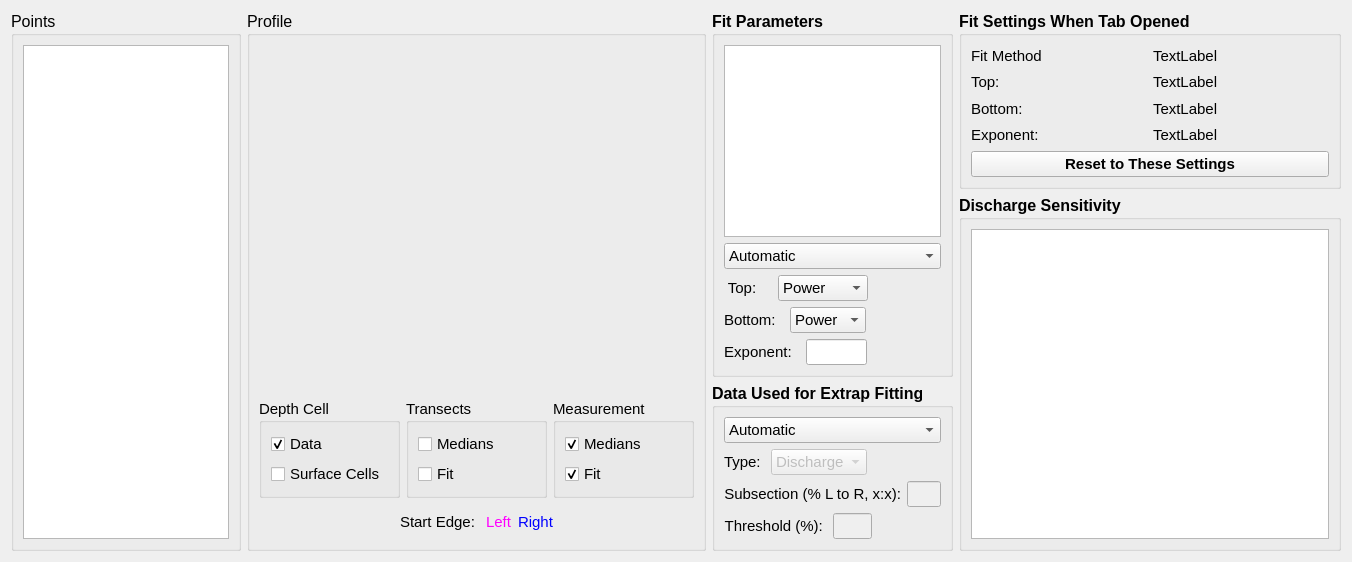
          <widget class="QWidget" name="tab_extrap_2_data">
           <attribute name="title">
            <string>Data</string>
           </attribute>
           <layout class="QHBoxLayout" name="horizontalLayout_26" stretch="3,6,2,5">
            <item>
             <widget class="QGroupBox" name="gp_points">
              <property name="font">
               <font>
                <pointsize>12</pointsize>
                <weight>50</weight>
                <bold>false</bold>
               </font>
              </property>
              <property name="title">
               <string>Points</string>
              </property>
              <layout class="QVBoxLayout" name="verticalLayout_44">
               <item>
                <widget class="QTableWidget" name="table_extrap_n_points">
                 <property name="font">
                  <font>
                   <pointsize>10</pointsize>
                   <weight>50</weight>
                   <bold>false</bold>
                  </font>
                 </property>
                </widget>
               </item>
              </layout>
             </widget>
            </item>
            <item>
             <widget class="QGroupBox" name="gb_profile">
              <property name="font">
               <font>
                <pointsize>12</pointsize>
                <weight>50</weight>
                <bold>false</bold>
               </font>
              </property>
              <property name="title">
               <string>Profile</string>
              </property>
              <layout class="QVBoxLayout" name="verticalLayout_57" stretch="10,2,1">
               <item>
                <widget class="QWidget" name="graph_extrap" native="true"/>
               </item>
               <item>
                <layout class="QHBoxLayout" name="horizontalLayout_56">
                 <item>
                  <widget class="QGroupBox" name="gb_depth_cell">
                   <property name="font">
                    <font>
                     <pointsize>11</pointsize>
                     <weight>50</weight>
                     <bold>false</bold>
                    </font>
                   </property>
                   <property name="title">
                    <string>Depth Cell</string>
                   </property>
                   <layout class="QVBoxLayout" name="verticalLayout_45">
                    <item>
                     <widget class="QCheckBox" name="cb_extrap_data">
                      <property name="font">
                       <font>
                        <pointsize>11</pointsize>
                        <weight>50</weight>
                        <bold>false</bold>
                       </font>
                      </property>
                      <property name="text">
                       <string>Data</string>
                      </property>
                      <property name="checked">
                       <bool>true</bool>
                      </property>
                     </widget>
                    </item>
                    <item>
                     <widget class="QCheckBox" name="cb_extrap_surface">
                      <property name="font">
                       <font>
                        <pointsize>11</pointsize>
                        <weight>50</weight>
                        <bold>false</bold>
                       </font>
                      </property>
                      <property name="text">
                       <string>Surface Cells</string>
                      </property>
                     </widget>
                    </item>
                   </layout>
                  </widget>
                 </item>
                 <item>
                  <widget class="QGroupBox" name="gb_transects">
                   <property name="font">
                    <font>
                     <pointsize>11</pointsize>
                     <weight>50</weight>
                     <bold>false</bold>
                    </font>
                   </property>
                   <property name="title">
                    <string>Transects</string>
                   </property>
                   <layout class="QVBoxLayout" name="verticalLayout_46">
                    <item>
                     <widget class="QCheckBox" name="cb_extrap_trans_medians">
                      <property name="font">
                       <font>
                        <pointsize>11</pointsize>
                        <weight>50</weight>
                        <bold>false</bold>
                       </font>
                      </property>
                      <property name="text">
                       <string>Medians</string>
                      </property>
                     </widget>
                    </item>
                    <item>
                     <widget class="QCheckBox" name="cb_extrap_trans_fit">
                      <property name="font">
                       <font>
                        <pointsize>11</pointsize>
                        <weight>50</weight>
                        <bold>false</bold>
                       </font>
                      </property>
                      <property name="text">
                       <string>Fit</string>
                      </property>
                     </widget>
                    </item>
                   </layout>
                  </widget>
                 </item>
                 <item>
                  <widget class="QGroupBox" name="gb_measurement">
                   <property name="font">
                    <font>
                     <pointsize>11</pointsize>
                     <weight>50</weight>
                     <bold>false</bold>
                    </font>
                   </property>
                   <property name="title">
                    <string>Measurement</string>
                   </property>
                   <layout class="QVBoxLayout" name="verticalLayout_47">
                    <item>
                     <widget class="QCheckBox" name="cb_extrap_meas_medians">
                      <property name="font">
                       <font>
                        <pointsize>11</pointsize>
                        <weight>50</weight>
                        <bold>false</bold>
                       </font>
                      </property>
                      <property name="text">
                       <string>Medians</string>
                      </property>
                      <property name="checked">
                       <bool>true</bool>
                      </property>
                     </widget>
                    </item>
                    <item>
                     <widget class="QCheckBox" name="cb_extrap_meas_fit">
                      <property name="font">
                       <font>
                        <pointsize>11</pointsize>
                        <weight>50</weight>
                        <bold>false</bold>
                       </font>
                      </property>
                      <property name="text">
                       <string>Fit</string>
                      </property>
                      <property name="checked">
                       <bool>true</bool>
                      </property>
                     </widget>
                    </item>
                   </layout>
                  </widget>
                 </item>
                </layout>
               </item>
               <item>
                <layout class="QHBoxLayout" name="horizontalLayout_57">
                 <item>
                  <spacer name="horizontalSpacer_16">
                   <property name="orientation">
                    <enum>Qt::Horizontal</enum>
                   </property>
                   <property name="sizeHint" stdset="0">
                    <size>
                     <width>40</width>
                     <height>20</height>
                    </size>
                   </property>
                  </spacer>
                 </item>
                 <item>
                  <widget class="QLabel" name="txt_start">
                   <property name="font">
                    <font>
                     <pointsize>11</pointsize>
                    </font>
                   </property>
                   <property name="text">
                    <string>Start Edge: </string>
                   </property>
                  </widget>
                 </item>
                 <item>
                  <widget class="QLabel" name="txt_left">
                   <property name="palette">
                    <palette>
                     <active>
                      <colorrole role="WindowText">
                       <brush brushstyle="SolidPattern">
                        <color alpha="255">
                         <red>255</red>
                         <green>0</green>
                         <blue>255</blue>
                        </color>
                       </brush>
                      </colorrole>
                     </active>
                     <inactive>
                      <colorrole role="WindowText">
                       <brush brushstyle="SolidPattern">
                        <color alpha="255">
                         <red>255</red>
                         <green>0</green>
                         <blue>255</blue>
                        </color>
                       </brush>
                      </colorrole>
                     </inactive>
                     <disabled>
                      <colorrole role="WindowText">
                       <brush brushstyle="SolidPattern">
                        <color alpha="255">
                         <red>120</red>
                         <green>120</green>
                         <blue>120</blue>
                        </color>
                       </brush>
                      </colorrole>
                     </disabled>
                    </palette>
                   </property>
                   <property name="font">
                    <font>
                     <pointsize>11</pointsize>
                    </font>
                   </property>
                   <property name="text">
                    <string>Left</string>
                   </property>
                  </widget>
                 </item>
                 <item>
                  <widget class="QLabel" name="txt_right">
                   <property name="palette">
                    <palette>
                     <active>
                      <colorrole role="WindowText">
                       <brush brushstyle="SolidPattern">
                        <color alpha="255">
                         <red>0</red>
                         <green>0</green>
                         <blue>255</blue>
                        </color>
                       </brush>
                      </colorrole>
                     </active>
                     <inactive>
                      <colorrole role="WindowText">
                       <brush brushstyle="SolidPattern">
                        <color alpha="255">
                         <red>0</red>
                         <green>0</green>
                         <blue>255</blue>
                        </color>
                       </brush>
                      </colorrole>
                     </inactive>
                     <disabled>
                      <colorrole role="WindowText">
                       <brush brushstyle="SolidPattern">
                        <color alpha="255">
                         <red>120</red>
                         <green>120</green>
                         <blue>120</blue>
                        </color>
                       </brush>
                      </colorrole>
                     </disabled>
                    </palette>
                   </property>
                   <property name="font">
                    <font>
                     <pointsize>11</pointsize>
                    </font>
                   </property>
                   <property name="text">
                    <string>Right</string>
                   </property>
                  </widget>
                 </item>
                 <item>
                  <spacer name="horizontalSpacer_17">
                   <property name="orientation">
                    <enum>Qt::Horizontal</enum>
                   </property>
                   <property name="sizeHint" stdset="0">
                    <size>
                     <width>40</width>
                     <height>20</height>
                    </size>
                   </property>
                  </spacer>
                 </item>
                </layout>
               </item>
              </layout>
             </widget>
            </item>
            <item>
             <layout class="QVBoxLayout" name="verticalLayout_64" stretch="3,1">
              <item>
               <widget class="QGroupBox" name="gb_fit">
                <property name="font">
                 <font>
                  <pointsize>12</pointsize>
                  <weight>75</weight>
                  <bold>true</bold>
                 </font>
                </property>
                <property name="title">
                 <string>Fit Parameters</string>
                </property>
                <layout class="QVBoxLayout" name="verticalLayout_43">
                 <item>
                  <widget class="QTableWidget" name="table_extrap_fit">
                   <property name="font">
                    <font>
                     <pointsize>10</pointsize>
                     <weight>75</weight>
                     <bold>true</bold>
                    </font>
                   </property>
                  </widget>
                 </item>
                 <item>
                  <widget class="QComboBox" name="combo_extrap_fit">
                   <property name="font">
                    <font>
                     <pointsize>11</pointsize>
                     <weight>50</weight>
                     <bold>false</bold>
                    </font>
                   </property>
                   <item>
                    <property name="text">
                     <string>Automatic</string>
                    </property>
                   </item>
                   <item>
                    <property name="text">
                     <string>Manual</string>
                    </property>
                   </item>
                  </widget>
                 </item>
                 <item>
                  <layout class="QHBoxLayout" name="horizontalLayout_38" stretch="4,4,6">
                   <item>
                    <widget class="QLabel" name="txt_top">
                     <property name="font">
                      <font>
                       <pointsize>11</pointsize>
                       <weight>50</weight>
                       <bold>false</bold>
                      </font>
                     </property>
                     <property name="text">
                      <string> Top:  </string>
                     </property>
                     <property name="alignment">
                      <set>Qt::AlignLeading|Qt::AlignLeft|Qt::AlignVCenter</set>
                     </property>
                    </widget>
                   </item>
                   <item>
                    <widget class="QComboBox" name="combo_extrap_top">
                     <property name="font">
                      <font>
                       <pointsize>11</pointsize>
                       <weight>50</weight>
                       <bold>false</bold>
                      </font>
                     </property>
                     <item>
                      <property name="text">
                       <string>Power</string>
                      </property>
                     </item>
                     <item>
                      <property name="text">
                       <string>Constant</string>
                      </property>
                     </item>
                     <item>
                      <property name="text">
                       <string>3-Point</string>
                      </property>
                     </item>
                    </widget>
                   </item>
                   <item>
                    <spacer name="horizontalSpacer_7">
                     <property name="orientation">
                      <enum>Qt::Horizontal</enum>
                     </property>
                     <property name="sizeHint" stdset="0">
                      <size>
                       <width>40</width>
                       <height>20</height>
                      </size>
                     </property>
                    </spacer>
                   </item>
                  </layout>
                 </item>
                 <item>
                  <layout class="QHBoxLayout" name="horizontalLayout_39" stretch="4,5,6">
                   <item>
                    <widget class="QLabel" name="txt_bottom">
                     <property name="font">
                      <font>
                       <pointsize>11</pointsize>
                       <weight>50</weight>
                       <bold>false</bold>
                      </font>
                     </property>
                     <property name="text">
                      <string>Bottom:  </string>
                     </property>
                     <property name="alignment">
                      <set>Qt::AlignLeading|Qt::AlignLeft|Qt::AlignVCenter</set>
                     </property>
                    </widget>
                   </item>
                   <item>
                    <widget class="QComboBox" name="combo_extrap_bottom">
                     <property name="font">
                      <font>
                       <pointsize>11</pointsize>
                       <weight>50</weight>
                       <bold>false</bold>
                      </font>
                     </property>
                     <item>
                      <property name="text">
                       <string>Power</string>
                      </property>
                     </item>
                     <item>
                      <property name="text">
                       <string>No Slip</string>
                      </property>
                     </item>
                    </widget>
                   </item>
                   <item>
                    <spacer name="horizontalSpacer_8">
                     <property name="orientation">
                      <enum>Qt::Horizontal</enum>
                     </property>
                     <property name="sizeHint" stdset="0">
                      <size>
                       <width>40</width>
                       <height>20</height>
                      </size>
                     </property>
                    </spacer>
                   </item>
                  </layout>
                 </item>
                 <item>
                  <layout class="QHBoxLayout" name="horizontalLayout_40" stretch="4,5,6">
                   <item>
                    <widget class="QLabel" name="txt_exponent">
                     <property name="font">
                      <font>
                       <pointsize>11</pointsize>
                       <weight>50</weight>
                       <bold>false</bold>
                      </font>
                     </property>
                     <property name="text">
                      <string>Exponent:  </string>
                     </property>
                     <property name="alignment">
                      <set>Qt::AlignRight|Qt::AlignTrailing|Qt::AlignVCenter</set>
                     </property>
                    </widget>
                   </item>
                   <item>
                    <widget class="QLineEdit" name="ed_extrap_exponent">
                     <property name="font">
                      <font>
                       <pointsize>11</pointsize>
                       <weight>50</weight>
                       <bold>false</bold>
                      </font>
                     </property>
                    </widget>
                   </item>
                   <item>
                    <spacer name="horizontalSpacer_9">
                     <property name="orientation">
                      <enum>Qt::Horizontal</enum>
                     </property>
                     <property name="sizeHint" stdset="0">
                      <size>
                       <width>40</width>
                       <height>20</height>
                      </size>
                     </property>
                    </spacer>
                   </item>
                  </layout>
                 </item>
                </layout>
               </widget>
              </item>
              <item>
               <widget class="QGroupBox" name="gb_data">
                <property name="font">
                 <font>
                  <pointsize>12</pointsize>
                  <weight>75</weight>
                  <bold>true</bold>
                 </font>
                </property>
                <property name="title">
                 <string>Data Used for Extrap Fitting</string>
                </property>
                <layout class="QVBoxLayout" name="verticalLayout_63">
                 <item>
                  <widget class="QComboBox" name="combo_extrap_data">
                   <property name="font">
                    <font>
                     <pointsize>11</pointsize>
                     <weight>50</weight>
                     <bold>false</bold>
                    </font>
                   </property>
                   <item>
                    <property name="text">
                     <string>Automatic</string>
                    </property>
                   </item>
                   <item>
                    <property name="text">
                     <string>Manual</string>
                    </property>
                   </item>
                  </widget>
                 </item>
                 <item>
                  <layout class="QHBoxLayout" name="horizontalLayout_55" stretch="3,3,6">
                   <item>
                    <widget class="QLabel" name="label_3">
                     <property name="font">
                      <font>
                       <pointsize>11</pointsize>
                       <weight>50</weight>
                       <bold>false</bold>
                      </font>
                     </property>
                     <property name="text">
                      <string>Type: </string>
                     </property>
                     <property name="alignment">
                      <set>Qt::AlignLeading|Qt::AlignLeft|Qt::AlignVCenter</set>
                     </property>
                    </widget>
                   </item>
                   <item>
                    <widget class="QComboBox" name="combo_extrap_type">
                     <property name="enabled">
                      <bool>false</bool>
                     </property>
                     <property name="font">
                      <font>
                       <pointsize>11</pointsize>
                       <weight>50</weight>
                       <bold>false</bold>
                      </font>
                     </property>
                     <item>
                      <property name="text">
                       <string>Discharge</string>
                      </property>
                     </item>
                     <item>
                      <property name="text">
                       <string>Velocity</string>
                      </property>
                     </item>
                    </widget>
                   </item>
                   <item>
                    <spacer name="horizontalSpacer_15">
                     <property name="orientation">
                      <enum>Qt::Horizontal</enum>
                     </property>
                     <property name="sizeHint" stdset="0">
                      <size>
                       <width>40</width>
                       <height>20</height>
                      </size>
                     </property>
                    </spacer>
                   </item>
                  </layout>
                 </item>
                 <item>
                  <layout class="QHBoxLayout" name="horizontalLayout_54" stretch="2,1">
                   <item>
                    <widget class="QLabel" name="txt_extrap_subsection">
                     <property name="font">
                      <font>
                       <pointsize>11</pointsize>
                       <weight>50</weight>
                       <bold>false</bold>
                      </font>
                     </property>
                     <property name="text">
                      <string>Subsection (% L to R, x:x):</string>
                     </property>
                     <property name="alignment">
                      <set>Qt::AlignRight|Qt::AlignTrailing|Qt::AlignVCenter</set>
                     </property>
                    </widget>
                   </item>
                   <item>
                    <widget class="QLineEdit" name="ed_extrap_subsection">
                     <property name="enabled">
                      <bool>false</bool>
                     </property>
                     <property name="font">
                      <font>
                       <pointsize>11</pointsize>
                       <weight>50</weight>
                       <bold>false</bold>
                      </font>
                     </property>
                    </widget>
                   </item>
                  </layout>
                 </item>
                 <item>
                  <layout class="QHBoxLayout" name="horizontalLayout_41" stretch="5,4,7">
                   <item>
                    <widget class="QLabel" name="text_extrap_threshold">
                     <property name="font">
                      <font>
                       <pointsize>11</pointsize>
                       <weight>50</weight>
                       <bold>false</bold>
                      </font>
                     </property>
                     <property name="text">
                      <string>Threshold (%): </string>
                     </property>
                     <property name="alignment">
                      <set>Qt::AlignRight|Qt::AlignTrailing|Qt::AlignVCenter</set>
                     </property>
                    </widget>
                   </item>
                   <item>
                    <widget class="QLineEdit" name="ed_extrap_threshold">
                     <property name="enabled">
                      <bool>false</bool>
                     </property>
                     <property name="font">
                      <font>
                       <pointsize>11</pointsize>
                       <weight>50</weight>
                       <bold>false</bold>
                      </font>
                     </property>
                    </widget>
                   </item>
                   <item>
                    <spacer name="horizontalSpacer_11">
                     <property name="orientation">
                      <enum>Qt::Horizontal</enum>
                     </property>
                     <property name="sizeHint" stdset="0">
                      <size>
                       <width>40</width>
                       <height>20</height>
                      </size>
                     </property>
                    </spacer>
                   </item>
                  </layout>
                 </item>
                </layout>
               </widget>
              </item>
             </layout>
            </item>
            <item>
             <layout class="QVBoxLayout" name="verticalLayout_33" stretch="2,4">
              <item>
               <widget class="QGroupBox" name="gb_previous">
                <property name="font">
                 <font>
                  <pointsize>12</pointsize>
                  <weight>75</weight>
                  <bold>true</bold>
                 </font>
                </property>
                <property name="title">
                 <string>Fit Settings When Tab Opened</string>
                </property>
                <layout class="QVBoxLayout" name="verticalLayout_61">
                 <item>
                  <layout class="QGridLayout" name="gridLayout_32">
                   <item row="0" column="0">
                    <widget class="QLabel" name="txt_p_fit">
                     <property name="font">
                      <font>
                       <pointsize>11</pointsize>
                       <weight>50</weight>
                       <bold>false</bold>
                      </font>
                     </property>
                     <property name="text">
                      <string>Fit Method</string>
                     </property>
                    </widget>
                   </item>
                   <item row="0" column="1">
                    <widget class="QLabel" name="txt_extrap_p_fit">
                     <property name="font">
                      <font>
                       <pointsize>11</pointsize>
                       <weight>50</weight>
                       <bold>false</bold>
                      </font>
                     </property>
                     <property name="text">
                      <string>TextLabel</string>
                     </property>
                    </widget>
                   </item>
                   <item row="1" column="0">
                    <widget class="QLabel" name="txt_p_top">
                     <property name="font">
                      <font>
                       <pointsize>11</pointsize>
                       <weight>50</weight>
                       <bold>false</bold>
                      </font>
                     </property>
                     <property name="text">
                      <string>Top:</string>
                     </property>
                    </widget>
                   </item>
                   <item row="1" column="1">
                    <widget class="QLabel" name="txt_extrap_p_top">
                     <property name="font">
                      <font>
                       <pointsize>11</pointsize>
                       <weight>50</weight>
                       <bold>false</bold>
                      </font>
                     </property>
                     <property name="text">
                      <string>TextLabel</string>
                     </property>
                    </widget>
                   </item>
                   <item row="2" column="0">
                    <widget class="QLabel" name="txt_p_bottom">
                     <property name="font">
                      <font>
                       <pointsize>11</pointsize>
                       <weight>50</weight>
                       <bold>false</bold>
                      </font>
                     </property>
                     <property name="text">
                      <string>Bottom:</string>
                     </property>
                    </widget>
                   </item>
                   <item row="2" column="1">
                    <widget class="QLabel" name="txt_extrap_p_bottom">
                     <property name="font">
                      <font>
                       <pointsize>11</pointsize>
                       <weight>50</weight>
                       <bold>false</bold>
                      </font>
                     </property>
                     <property name="text">
                      <string>TextLabel</string>
                     </property>
                    </widget>
                   </item>
                   <item row="3" column="0">
                    <widget class="QLabel" name="txt_p_exponent">
                     <property name="font">
                      <font>
                       <pointsize>11</pointsize>
                       <weight>50</weight>
                       <bold>false</bold>
                      </font>
                     </property>
                     <property name="text">
                      <string>Exponent:</string>
                     </property>
                    </widget>
                   </item>
                   <item row="3" column="1">
                    <widget class="QLabel" name="txt_extrap_p_exponent">
                     <property name="font">
                      <font>
                       <pointsize>11</pointsize>
                       <weight>50</weight>
                       <bold>false</bold>
                      </font>
                     </property>
                     <property name="text">
                      <string>TextLabel</string>
                     </property>
                    </widget>
                   </item>
                  </layout>
                 </item>
                 <item>
                  <widget class="QPushButton" name="pb_extrap_cancel">
                   <property name="font">
                    <font>
                     <pointsize>11</pointsize>
                    </font>
                   </property>
                   <property name="text">
                    <string>Reset to These Settings</string>
                   </property>
                  </widget>
                 </item>
                </layout>
               </widget>
              </item>
              <item>
               <widget class="QGroupBox" name="gb_q">
                <property name="font">
                 <font>
                  <pointsize>12</pointsize>
                  <weight>75</weight>
                  <bold>true</bold>
                 </font>
                </property>
                <property name="title">
                 <string>Discharge Sensitivity</string>
                </property>
                <layout class="QVBoxLayout" name="verticalLayout_60">
                 <item>
                  <widget class="QTableWidget" name="table_extrap_qsen">
                   <property name="font">
                    <font>
                     <pointsize>10</pointsize>
                     <weight>75</weight>
                     <bold>true</bold>
                    </font>
                   </property>
                  </widget>
                 </item>
                </layout>
               </widget>
              </item>
             </layout>
            </item>
           </layout>
          </widget>
